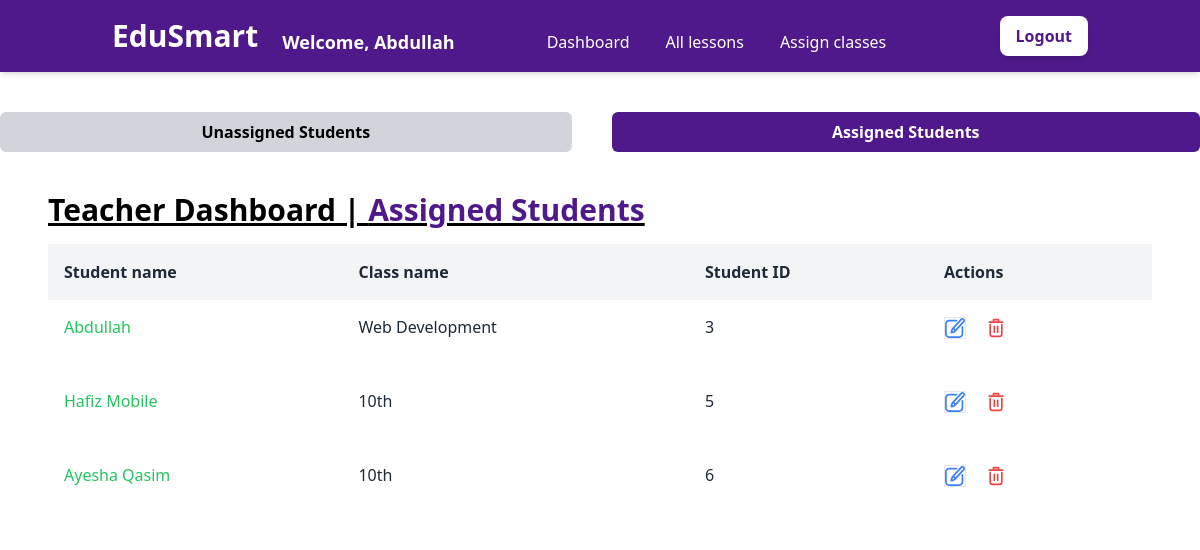
Page /teacher/assigned_students/ (signed in) on the earlier database version.
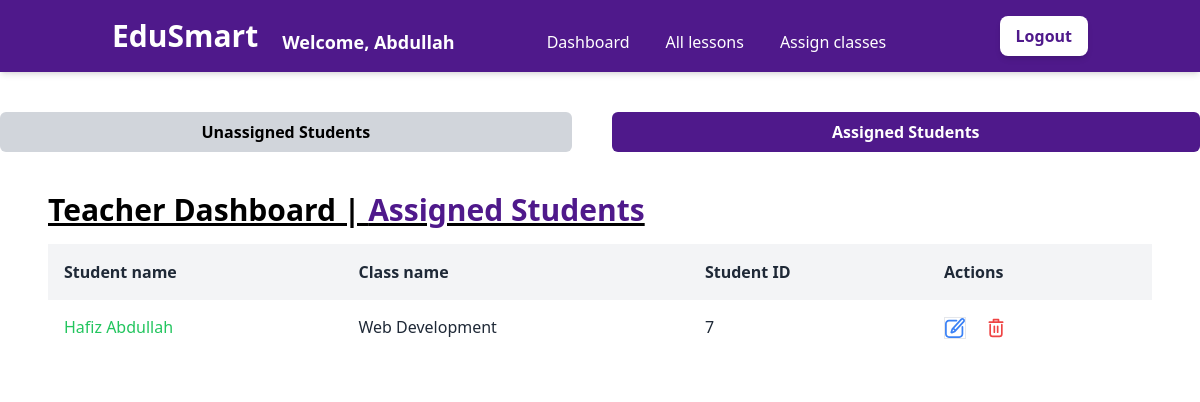
Same page on the later database version.
### user_accounts/models.py (models this page shows, shortened)
class CustomUser(AbstractUser):
    username                 = None
    name                     = models.CharField(max_length=255)
    email                    = models.EmailField(max_length=255, unique=True)
    ROLE_CHOICES = [
        ('admin', 'Admin'),
        ('teacher', 'Teacher'),
        ('student', 'Student')
    ]
    role                     = models.CharField(max_length=10, choices=ROLE_CHOICES)
    class_id                 = models.ForeignKey(
        'teacher.Class',
        null=True,
        blank=True,
        on_delete=models.SET_NULL
    )
    USERNAME_FIELD = 'email'
    REQUIRED_FIELDS = ['name']
    objects = MyAccountManager()

### teacher/models.py (models this page shows, shortened)
class Class(models.Model):
    name                        = models.CharField(max_length=255)
    teacher_id                  = models.ForeignKey(CustomUser, on_delete=models.CASCADE)

### education_system/decorators.py (the view)
        @user_passes_test(lambda u: u.is_authenticated and u.role == role, login_url='/login/')
        def _wrapped_view(request, *args, **kwargs):
            if request.user.is_authenticated and request.user.role == role:
                return view_func(request, *args, **kwargs)
            else:
                return redirect('login')

### teacher/views.py (called while the page is built)
@role_required('teacher')
def assigned_students_list(request):
    students = CustomUser.objects.filter(role='student').exclude(class_id=None)
    assigned_students = [std for std in students if std.class_id and Class.objects.filter(id=std.class_id.id).exists()]
    context = {'students': assigned_students}
    return render(request, "teacher/assigned_students.html", context)

### teacher/templates/teacher/assigned_students.html (shortened to what this page needs)
{% extends "base.html" %}
{% block content %}
<main>
    <div class="pt-28">
        <div class="flex gap-10 mb-10">
            <a href="{% url 'assign_students' %}" class="w-full">
                <button type="submit" class="bg-gray-300 hover:opacity-90  font-semibold rounded-md py-2 px-4 w-full">
                    Unassigned Students
                </button>
            </a>
            <button type="submit"
                class="bg-[#4F198B] text-white hover:opacity-90 font-semibold rounded-md py-2 px-4 w-full">
                Assigned Students
            </button>
        </div>
        <div class="flex justify-between px-12">
            <h1 class="text-3xl underline font-semibold mb-4">Teacher Dashboard | <span class="text-[#4F198B]">Assigned
                    Students</span></h1>
        </div>
        <div class="font-sans overflow-x-auto px-12">
            {% if students %}
            <table class="min-w-full bg-white">
                <thead class="bg-gray-100 whitespace-nowrap">
                    <tr>
                        <th class="p-4 text-left text-base font-semibold text-gray-800">
                            Student name
                        </th>
                        <th class="p-4 text-left text-base font-semibold text-gray-800">
                            Class name
                        </th>
                        <th class="p-4 text-left text-base font-semibold text-gray-800">
                            Student ID
                        </th>
                        <th class="p-4 text-left text-base font-semibold text-gray-800">
                            Actions
                        </th>
                    </tr>
                </thead>
                <tbody class="whitespace-nowrap">
                    {% for std in students %}
                    <tr class="hover:bg-gray-50">
                        <td class="p-4 text-[16px] text-green-500">
                            <p class="mb-5">{{std.name}}</p>
                        </td>
                        <td class="p-4 text-[16px] text-gray-800">
                            <p class="mb-5">{{ std.class_id.name }}</p>
                        </td>
                        <td class="p-4 text-[16px] text-gray-800">
                            <p class="mb-5">{{std.id}}</p>
                        </td>
                        <td class="pb-4 px-4">
                            <a href="{% url 'update_assigned_student' student_id=std.id %}">
                                <button class="mr-4 border" title="Edit">
                                </button>
                            </a>
                            <a href="{% url 'remove_assigned_student' student_id=std.id %}">
                                <button class="mr-4" title="Delete">
                                </button>
                            </a>
                        </td>
                    </tr>
                    {% endfor %}
                </tbody>
                {% else %}
                <p>No class found. Lets create class and begins the magic✨</p>
            </table>
            {% endif %}
        </div>
    </div>
</main>
{% endblock %}

Differences in the rows shown:
removed CustomUser: name "Abdullah", class_id.name "Web Development", id "3"
removed CustomUser: name "Hafiz Mobile", class_id.name "10th", id "5"
removed CustomUser: name "Ayesha Qasim", class_id.name "10th", id "6"
added CustomUser: name "Hafiz Abdullah", class_id.name "Web Development", id "7"
